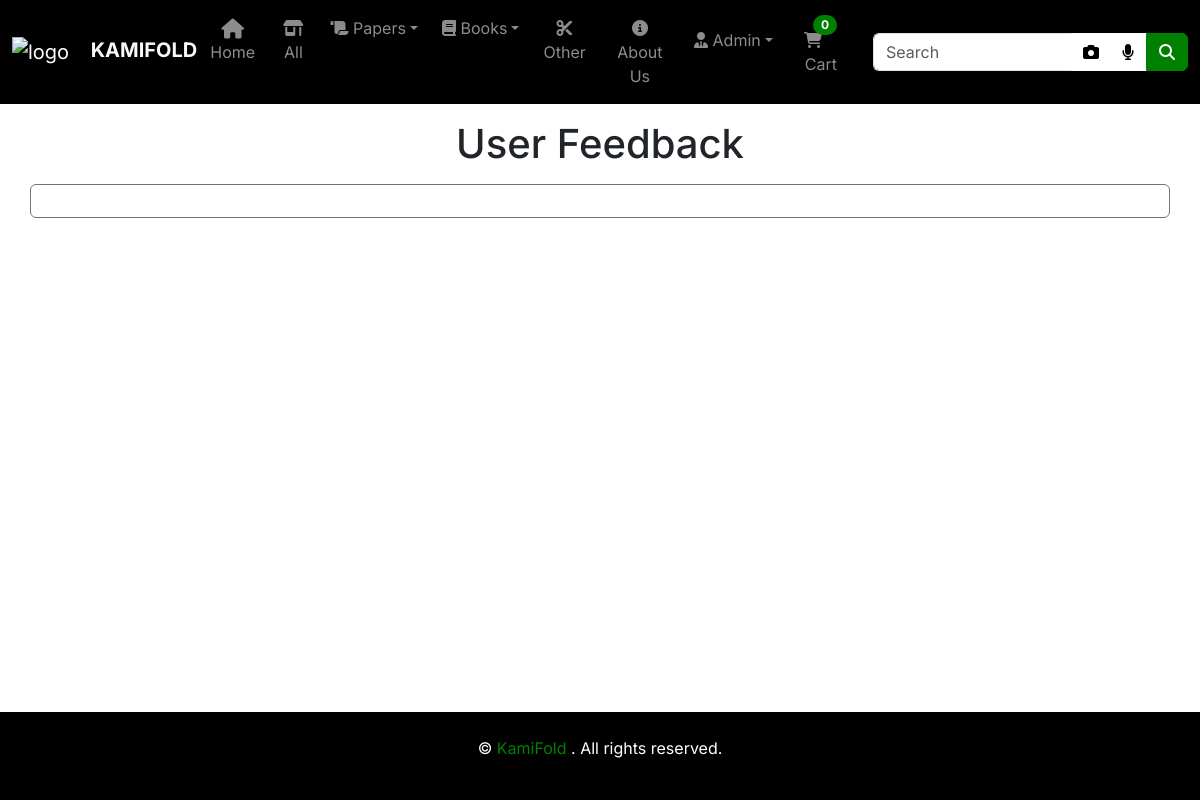
Page /website/admin/viewFeedback.php (signed in) on the earlier database version.
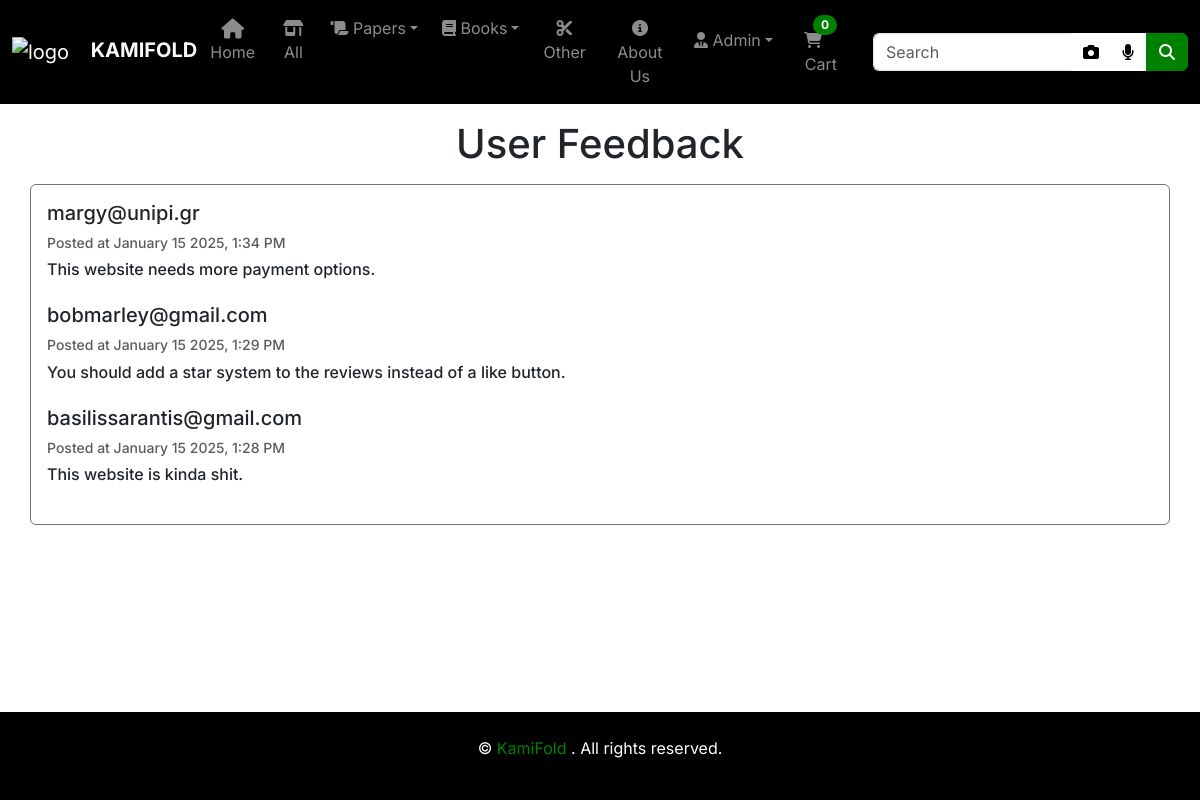
Same page on the later database version.
### tables this page shows
CREATE TABLE `feedback` (
  `feedback_id` int(11) NOT NULL,
  `feedback_email` varchar(100) NOT NULL,
  `feedback_body` text NOT NULL,
  `created_at` datetime NOT NULL DEFAULT current_timestamp()
);

### website/admin/viewFeedback.php (the view, shortened to what this page needs)
<?php
include "../../config.php";
include ROOT_DIR . "/website/partials/header.php";
$sql = "SELECT * FROM feedback ORDER BY created_at DESC";
$stmt = $conn->prepare($sql);
$stmt->execute();
$result = $stmt->get_result();
$feedbackList = $result->fetch_all(MYSQLI_ASSOC);
?>
<main>
    <h1 class="text-center my-3">User Feedback</h1>
    <div class="container border border-1 border-secondary rounded my-3 p-3">
        <?php
        foreach ($feedbackList as $feedback) {
            echo '<div class="mb-4">
                    <h5 class="text-wrap text-break">' . $feedback["feedback_email"] . '</h5>
                    <h6>
                        <small class="text-muted">
                            Posted at ' . date("F j Y, g:i A", strtotime($feedback["created_at"])) . '
                        </small>
                    <h6>
                    <p class="text-wrap text-break">' . nl2br($feedback["feedback_body"]) . '<p>
                </div>';
        }
        ?>
    </div>
</main>
<?php
include ROOT_DIR . "/website/partials/footer.php";
?>

Differences in the rows shown:
added feedback: feedback_email "margy@unipi.gr", created_at "January 15 2025, 1:34 PM", feedback_body "This website needs more payment options."
added feedback: feedback_email "bobmarley@gmail.com", created_at "January 15 2025, 1:29 PM", feedback_body "You should add a star system to the reviews instead of a like button."
added feedback: feedback_email "basilissarantis@gmail.com", created_at "January 15 2025, 1:28 PM", feedback_body "This website is kinda shit."
